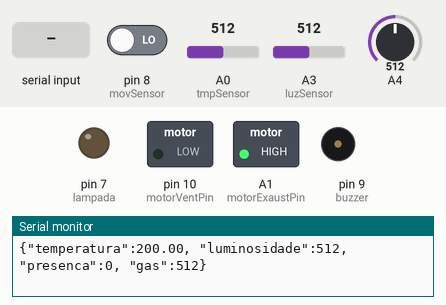
This sketch was run on a simulated Arduino Uno, built with avr-gcc and run on an emulated ATmega328P. On the bench: switched loads named in the sketch (green lamp = pin HIGH), output pins drawn as LEDs (lit = HIGH), buzzer (waves = sounding), the last lines printed to the serial monitor. Dashed ring = blinking. Inputs (shaded band) come from the test bench; at power-on: A4 = 512, pin 8 (movSensor) LOW, A0 (tmpSensor) = 512, A3 (luzSensor) = 512.

Above: at 1.5 s.
1.6 s: A4 set to 317
5.1 s: A4 set to 296
At 6.5 s:
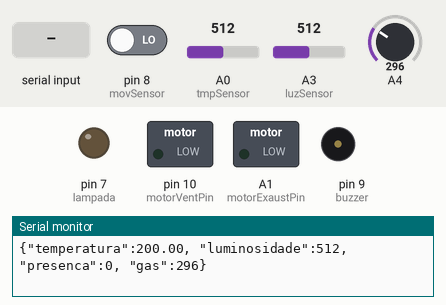
7.5 s: pin 8 (movSensor) driven HIGH
At 9.4 s:
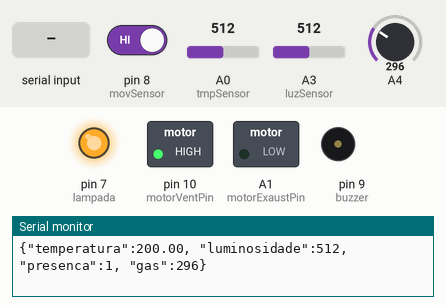
10.5 s: "}" received over Serial
At 13.3 s:
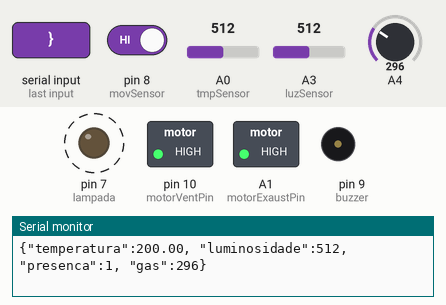
15.5 s: A0 (tmpSensor) set to 176
19.0 s: A0 (tmpSensor) set to 154
At 20.4 s:
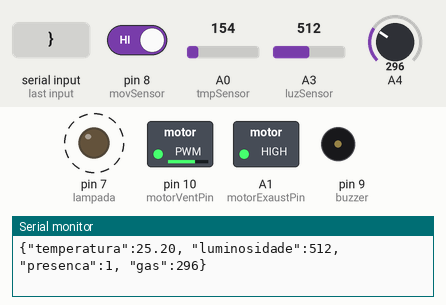
Timing chart, 0 to 25.0 s (numbered marks = the images above; inputs shaded):
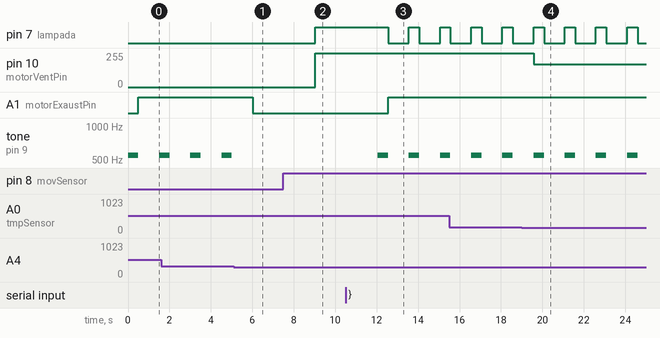

The sketch:

sensors.ino
```cpp
const int tmpSensor = A0;
const int motorExaustPin = A1;
const int luzSensor = A3;
const int gasSensor = A4;
const int lampada = 7;
const int movSensor = 8;
const int buzzer = 9;
const int motorVentPin = 10;

bool estadoSensor = false;

int gatilhoTemp = 0;
int gatilhoLuz = 0;
int gatilhoGas = 306;

float temperatura = 0;
int luminosidade = 0;
int presenca = 0;
int gas = 0;

String receivedJsonString = "";

void setup() {
  pinMode(motorExaustPin, OUTPUT);
  pinMode(motorVentPin, OUTPUT);
  pinMode(lampada, OUTPUT);
  Serial.begin(9600);
}

void loop()
{
  temperatura = verificarTemperatura();
  luminosidade = verificarLuminosidade();
  presenca = verificarPresenca();
  gas = verificarGas();

  String jsonString = String(
      "{\"temperatura\":") + temperatura + ", " +
  	  "\"luminosidade\":" + luminosidade + ", " +
  	  "\"presenca\":" + presenca + ", " +
  	  "\"gas\":" + gas + "}";

  Serial.println(jsonString);

  while (Serial.available() > 0) {
    char incomingChar = Serial.read();
    if (incomingChar == '}') {
      receivedJsonString += incomingChar;

      processJsonString(receivedJsonString);

      receivedJsonString = "";
    } else {
      receivedJsonString += incomingChar;
    }
  }

  delay(1000);
}

void processJsonString(const String& jsonString) {
  int temperaturaPos = jsonString.indexOf("\"gatilhoTemp\":");
  int luminosidadePos = jsonString.indexOf("\"gatilhoLuz\":");
  int gasPos = jsonString.indexOf("\"gatilhoGas\":");

  gatilhoTemp = extractValue(jsonString, temperaturaPos);
  gatilhoLuz = extractValue(jsonString, luminosidadePos);
  gatilhoGas = extractValue(jsonString, gasPos);
}

float extractValue(const String& jsonString, int position) {
  int start = jsonString.indexOf(':', position) + 1;
  int end = jsonString.indexOf(',', start);
  if (end == -1) {
    end = jsonString.indexOf('}', start);
  }
  return jsonString.substring(start, end).toFloat();
}

float verificarTemperatura() {
  int tmpSensorValue = analogRead(tmpSensor);
  float celsiusTemp = (((tmpSensorValue / 1024.0) * 5) - 0.5) * 100;
  turnMotorOnIfHot(celsiusTemp);

  return celsiusTemp;
}

void turnMotorOnIfHot(float celsiusTemp){
  if (celsiusTemp > gatilhoTemp + 30 && presenca == 1) {
  	analogWrite(motorVentPin, 255);
  }
  else if ((gatilhoTemp + 10 < celsiusTemp && celsiusTemp < gatilhoTemp + 30) && presenca == 1) {
  	analogWrite(motorVentPin, 170);
  }
  else if ((gatilhoTemp < celsiusTemp && celsiusTemp < gatilhoTemp + 10) && presenca == 1) {
  	analogWrite(motorVentPin, 85);
  }
  else {
  	analogWrite(motorVentPin, 0);
  }
}

int verificarLuminosidade() {
  int luzValue = analogRead(luzSensor);
  turnLightOnIfDark(luzValue);

  return luzValue;
}

void turnLightOnIfDark(int luzValue){
  if (luzValue > gatilhoLuz && presenca == 1) {
  	digitalWrite(lampada, HIGH);
  }
  else {
  	digitalWrite(lampada, LOW);
  }
}

int verificarPresenca() {
  int presenca = digitalRead(movSensor);

  if (presenca == 1) {
    if (estadoSensor == false) {
      estadoSensor = true;
    }
  } else {
    if (estadoSensor == true) {
      estadoSensor = false;
    }
  }

  return presenca;
}

int verificarGas() {
  int gasValue = analogRead(A4);

  if (gasValue > gatilhoGas) {
    tone(buzzer, 550);
    delay(500);
    noTone(buzzer);
    digitalWrite(motorExaustPin, HIGH);
    digitalWrite(lampada, LOW);
  }
  else {
    noTone(buzzer);
    digitalWrite(motorExaustPin, LOW);
  }

  return gasValue;
}
```

Measured:
- the behaviour switches between 307 and 306 on A4 (found by bisection; images 0 and 1)
- the behaviour switches between 164 and 163 on A0 (tmpSensor) (found by bisection; images 3 and 4)
- after the input at 5.1 s, A1 (motorExaustPin): HIGH → LOW after 0.92 s; tone on pin 9 (buzzer): stays silent (without the input it goes to 550 Hz after 0.92 s)
- after the input at 7.5 s, pin 7 (lampada): LOW → HIGH after 1.5 s; pin 10 (motorVentPin): 0/255 → 255/255 after 1.5 s
- after the input at 10.5 s, pin 7 (lampada): alternates HIGH for 0.50 s and LOW for 1.0 s, starting after 2.1 s; A1 (motorExaustPin): LOW → HIGH after 2.1 s; tone on pin 9 (buzzer): alternates 550 Hz for 0.50 s and silent for 1.0 s, starting after 1.6 s
- after the input at 19.0 s, pin 10 (motorVentPin): 255/255 → 170/255 after 0.58 s
- by itself, tone on pin 9 (buzzer): alternates 550 Hz for 0.50 s and silent for 1.0 s
